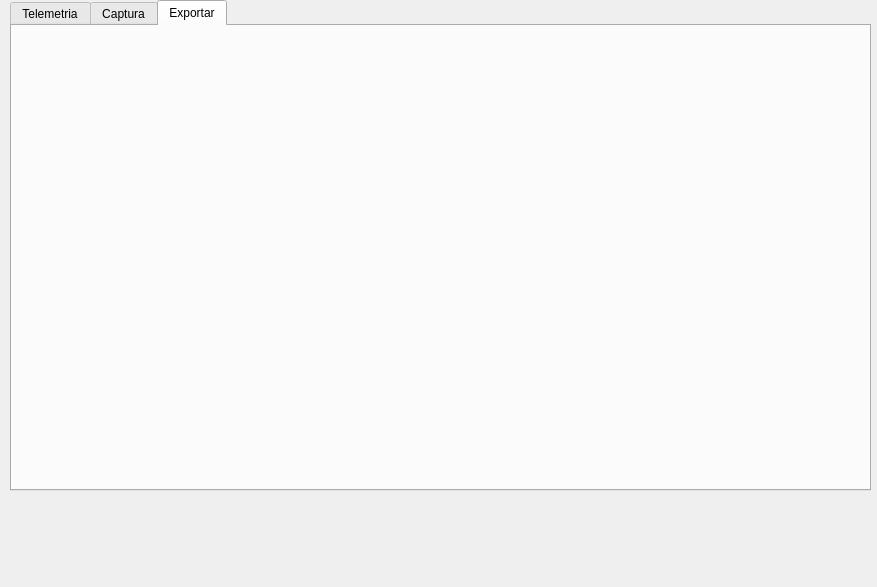
<?xml version="1.0" encoding="UTF-8"?>
<ui version="4.0">
 <class>MainWindow</class>
 <widget class="QWidget" name="MainWindow">
  <property name="geometry">
   <rect>
    <x>0</x>
    <y>0</y>
    <width>877</width>
    <height>587</height>
   </rect>
  </property>
  <property name="windowTitle">
   <string>MainWindow</string>
  </property>
  <widget class="QTabWidget" name="tabWidget">
   <property name="geometry">
    <rect>
     <x>10</x>
     <y>0</y>
     <width>861</width>
     <height>491</height>
    </rect>
   </property>
   <property name="currentIndex">
    <number>2</number>
   </property>
   <widget class="QWidget" name="tab">
    <attribute name="title">
     <string>Telemetria</string>
    </attribute>
   </widget>
   <widget class="QWidget" name="tab_2">
    <attribute name="title">
     <string>Captura</string>
    </attribute>
   </widget>
   <widget class="QWidget" name="tab_4">
    <attribute name="title">
     <string>Exportar</string>
    </attribute>
   </widget>
  </widget>
  <widget class="QLabel" name="label">
   <property name="geometry">
    <rect>
     <x>580</x>
     <y>500</y>
     <width>201</width>
     <height>71</height>
    </rect>
   </property>
   <property name="text">
    <string/>
   </property>
   <property name="pixmap">
    <pixmap resource="resources.qrc">:/images/psi.png</pixmap>
   </property>
   <property name="scaledContents">
    <bool>true</bool>
   </property>
  </widget>
  <widget class="QLabel" name="label_2">
   <property name="geometry">
    <rect>
     <x>800</x>
     <y>500</y>
     <width>51</width>
     <height>71</height>
    </rect>
   </property>
   <property name="text">
    <string/>
   </property>
   <property name="pixmap">
    <pixmap resource="resources.qrc">:/images/univalle.png</pixmap>
   </property>
   <property name="scaledContents">
    <bool>true</bool>
   </property>
  </widget>
 </widget>
 <resources>
  <include location="resources.qrc"/>
 </resources>
 <connections/>
</ui>
